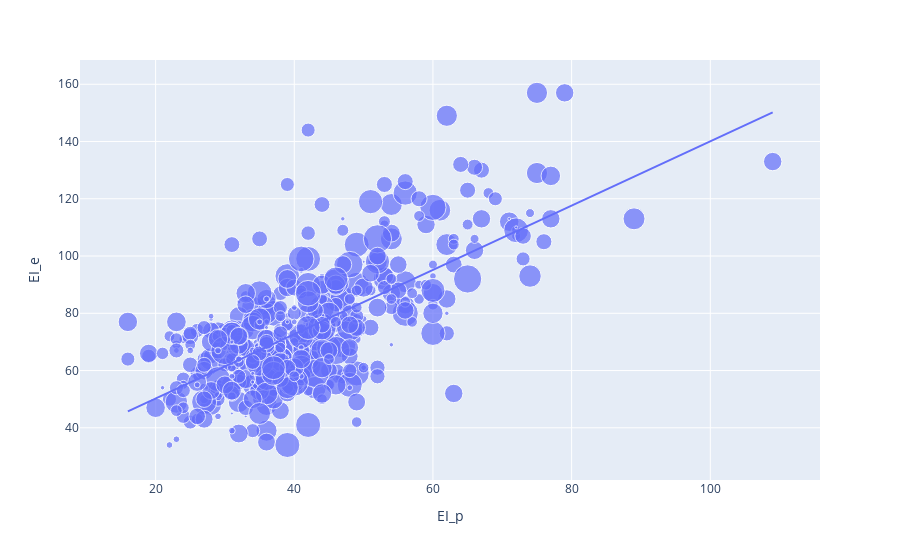

The cell this chart's notebook holds for it:
### Code cell
scores = pd.read_pickle('multi_patients_aligned.pkl')


# scores = scores[(scores['EI_p'] > 20) & (scores['EI_p'] < 80)]

# scores = scores[(scores.EI_p > scores.EI_p.quantile(.05)) & (scores.EI_p < scores.EI_p.quantile(.95))]

#scores = scores[(scores['EI_e'] > 40) & (scores['EI_e'] < 140)]

# scores = scores[(scores.EI_e > scores.EI_e.quantile(.05)) & (scores.EI_e < scores.EI_e.quantile(.95))]


scores['DateDiff'] = scores['DateDiff'].apply(lambda x: x.days)
# scores = scores[scores['DateDiff'] < 730]

# scores = scores[scores['Muscle'] == 'Biceps brachii']

scores['EIdiff'] = scores['EI_e'] -  scores['EI_p']
fig = px.scatter(scores, x='EI_p', y='EI_e', size='DateDiff',trendline="ols")
fig.show()

### Figure 1 — Plotly figure (JSON) as saved in the notebook; plotly's stock layout.template omitted (floating-point values rounded to 4 significant figures; data arrays with more than 128 entries replaced by an {"elided": "..."} marker saying what was removed)
{"data": [{"hovertemplate": "EI_p=%{x}<br>EI_e=%{y}<br>DateDiff=%{marker.size}<extra></extra>", "legendgroup": "", "marker": {"color": "#636efa", "size": {"elided": "481 int values"}, "sizemode": "area", "sizeref": 10.8, "symbol": "circle"}, "mode": "markers", "name": "", "orientation": "v", "showlegend": false, "type": "scatter", "x": {"elided": "481 int values"}, "xaxis": "x", "y": {"elided": "481 int values"}, "yaxis": "y"}, {"hovertemplate": "<b>OLS trendline</b><br>EI_e = 1.12313 * EI_p + 27.7843<br>R<sup>2</sup>=0.475668<br><br>EI_p=%{x}<br>EI_e=%{y} <b>(trend)</b><extra></extra>", "legendgroup": "", "marker": {"color": "#636efa", "symbol": "circle"}, "mode": "lines", "name": "", "showlegend": false, "type": "scatter", "x": {"elided": "481 int values"}, "xaxis": "x", "y": {"elided": "481 float values"}, "yaxis": "y"}], "layout": {"legend": {"itemsizing": "constant", "tracegroupgap": 0}, "margin": {"t": 60}, "xaxis": {"anchor": "y", "domain": [0.0, 1.0], "title": {"text": "EI_p"}}, "yaxis": {"anchor": "x", "domain": [0.0, 1.0], "title": {"text": "EI_e"}}}}
